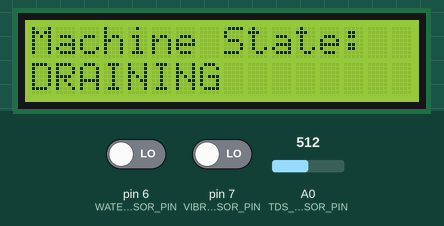
Recording of a sketch running on a simulated Arduino Uno, built with avr-gcc and run on an emulated ATmega328P. On the bench: 16×2 character LCD. The test bench sets the inputs (shaded band); at power-on: A0 (TDS_SENSOR_PIN) = 512, pin 6 (WATER_FLOW_SENSOR_PIN) LOW, pin 7 (VIBRATION_SENSOR_PIN) LOW. What the sketch prints to the serial monitor is not drawn.

Above: at 1.2 s.
1.3 s: A0 (TDS_SENSOR_PIN) set to 278
3.5 s: A0 (TDS_SENSOR_PIN) set to 249
At 5.8 s:
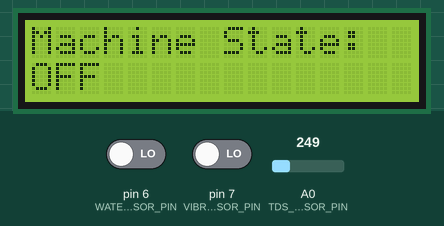
6.1 s: pin 6 (WATER_FLOW_SENSOR_PIN) driven HIGH
At 8.0 s:
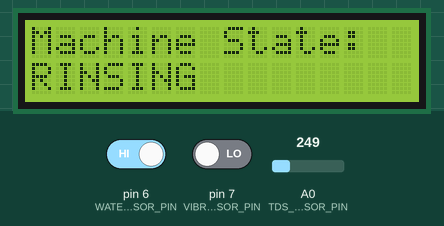
8.3 s: pin 7 (VIBRATION_SENSOR_PIN) driven HIGH
At 10.2 s:
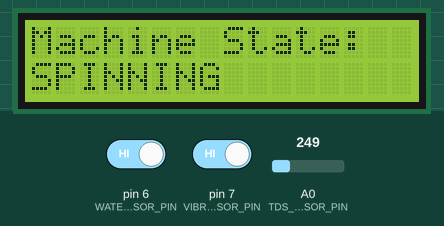
10.5 s: pin 6 (WATER_FLOW_SENSOR_PIN) driven LOW
At 12.4 s:
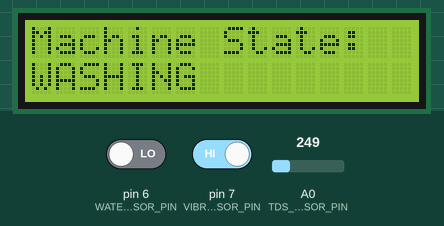
12.7 s: pin 7 (VIBRATION_SENSOR_PIN) driven LOW
At 13.7 s:
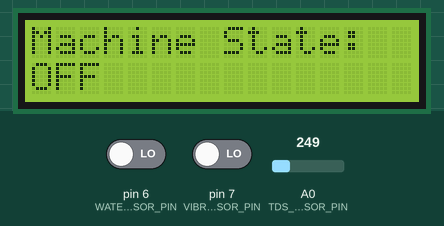
Timing chart, 0 to 15.7 s (numbered marks = the images above; inputs shaded):
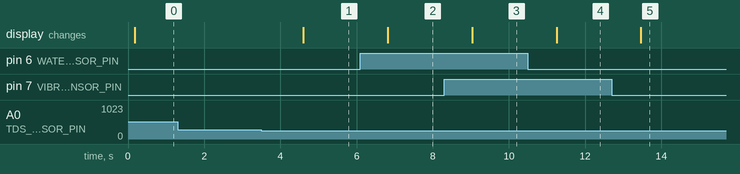

The sketch:

project.arduino.ino
```cpp
#include <LiquidCrystal.h>

// Initialize the LCD object
const int rs = 12, en = 11, d4 = 5, d5 = 4, d6 = 3, d7 = 2;
LiquidCrystal lcd(rs, en, d4, d5, d6, d7);

// Define the pin numbers for each sensor
#define VIBRATION_SENSOR_PIN 7
#define WATER_FLOW_SENSOR_PIN 6
#define TDS_SENSOR_PIN A0

// Define the states of the washing machine
enum MachineState {
  OFF,
  WASHING,
  RINSING,
  SPINNING,
  DRAINING,
  DONE
};

MachineState machineState = OFF;

// Define the number of TDS readings to average
#define NUM_TDS_READINGS 20

void setup() {
  // Initialize the serial communication for debugging
  Serial.begin(9600);

  // Set up the LCD
  lcd.begin(16, 2);

  // Set the sensor pins as input
  pinMode(VIBRATION_SENSOR_PIN, INPUT);
  pinMode(WATER_FLOW_SENSOR_PIN, INPUT);
  pinMode(TDS_SENSOR_PIN, INPUT);
}

void loop() {
  // Read the sensor values
  int vibration = digitalRead(VIBRATION_SENSOR_PIN);
  int waterFlow = digitalRead(WATER_FLOW_SENSOR_PIN);

  // Take multiple TDS readings and calculate the average
  int totalTdsValue = 0;
  for (int i = 0; i < NUM_TDS_READINGS; i++) {
    totalTdsValue += analogRead(TDS_SENSOR_PIN);
    delay(5); // Wait a bit between readings
  }
  int tdsValue = totalTdsValue / NUM_TDS_READINGS;

  // Determine the machine state based on the sensor values
  if (vibration == HIGH && waterFlow == LOW) {
    machineState = WASHING;
  } else if (waterFlow == HIGH && vibration == LOW) {
    machineState = RINSING;
  } else if (vibration == HIGH && waterFlow == HIGH) {
    machineState = SPINNING;
  } else if (tdsValue > 260) {
    machineState = DRAINING;
  } else {
    machineState = OFF;
  }

  // Display the machine state on the LCD
  lcd.clear();
  lcd.setCursor(0, 0);
  lcd.print("Machine State:");
  lcd.setCursor(0, 1);
  lcd.print(getMachineStateString(machineState));

  // Print the machine state and TDS value to the serial monitor for debugging
  Serial.print("Machine state: ");
  Serial.println(getMachineStateString(machineState));
  Serial.print("TDS value: ");
  Serial.println(tdsValue);

  delay(1000);
}

// Helper function to get the machine state as a string
String getMachineStateString(MachineState state) {
  switch (state) {
    case OFF: return "OFF";
    case WASHING: return "WASHING";
    case RINSING: return "RINSING";
    case SPINNING: return "SPINNING";
    case DRAINING: return "DRAINING";
    case DONE: return "DONE";
    default: return "UNKNOWN";
  }
}
```

Measured:
- the behaviour switches between 261 and 260 on A0 (TDS_SENSOR_PIN) (found by bisection; images 0 and 1)
- after the input at 1.3 s, every drawn part: stays the same
- after the input at 3.5 s, the display: changes after 1.1 s (image 1)
- after the input at 6.1 s, the display: changes after 0.72 s (image 2)
- after the input at 8.3 s, the display: changes after 0.73 s (image 3)
- after the input at 10.5 s, the display: changes after 0.75 s (image 4)
- after the input at 12.7 s, the display: changes after 0.77 s (image 5)
